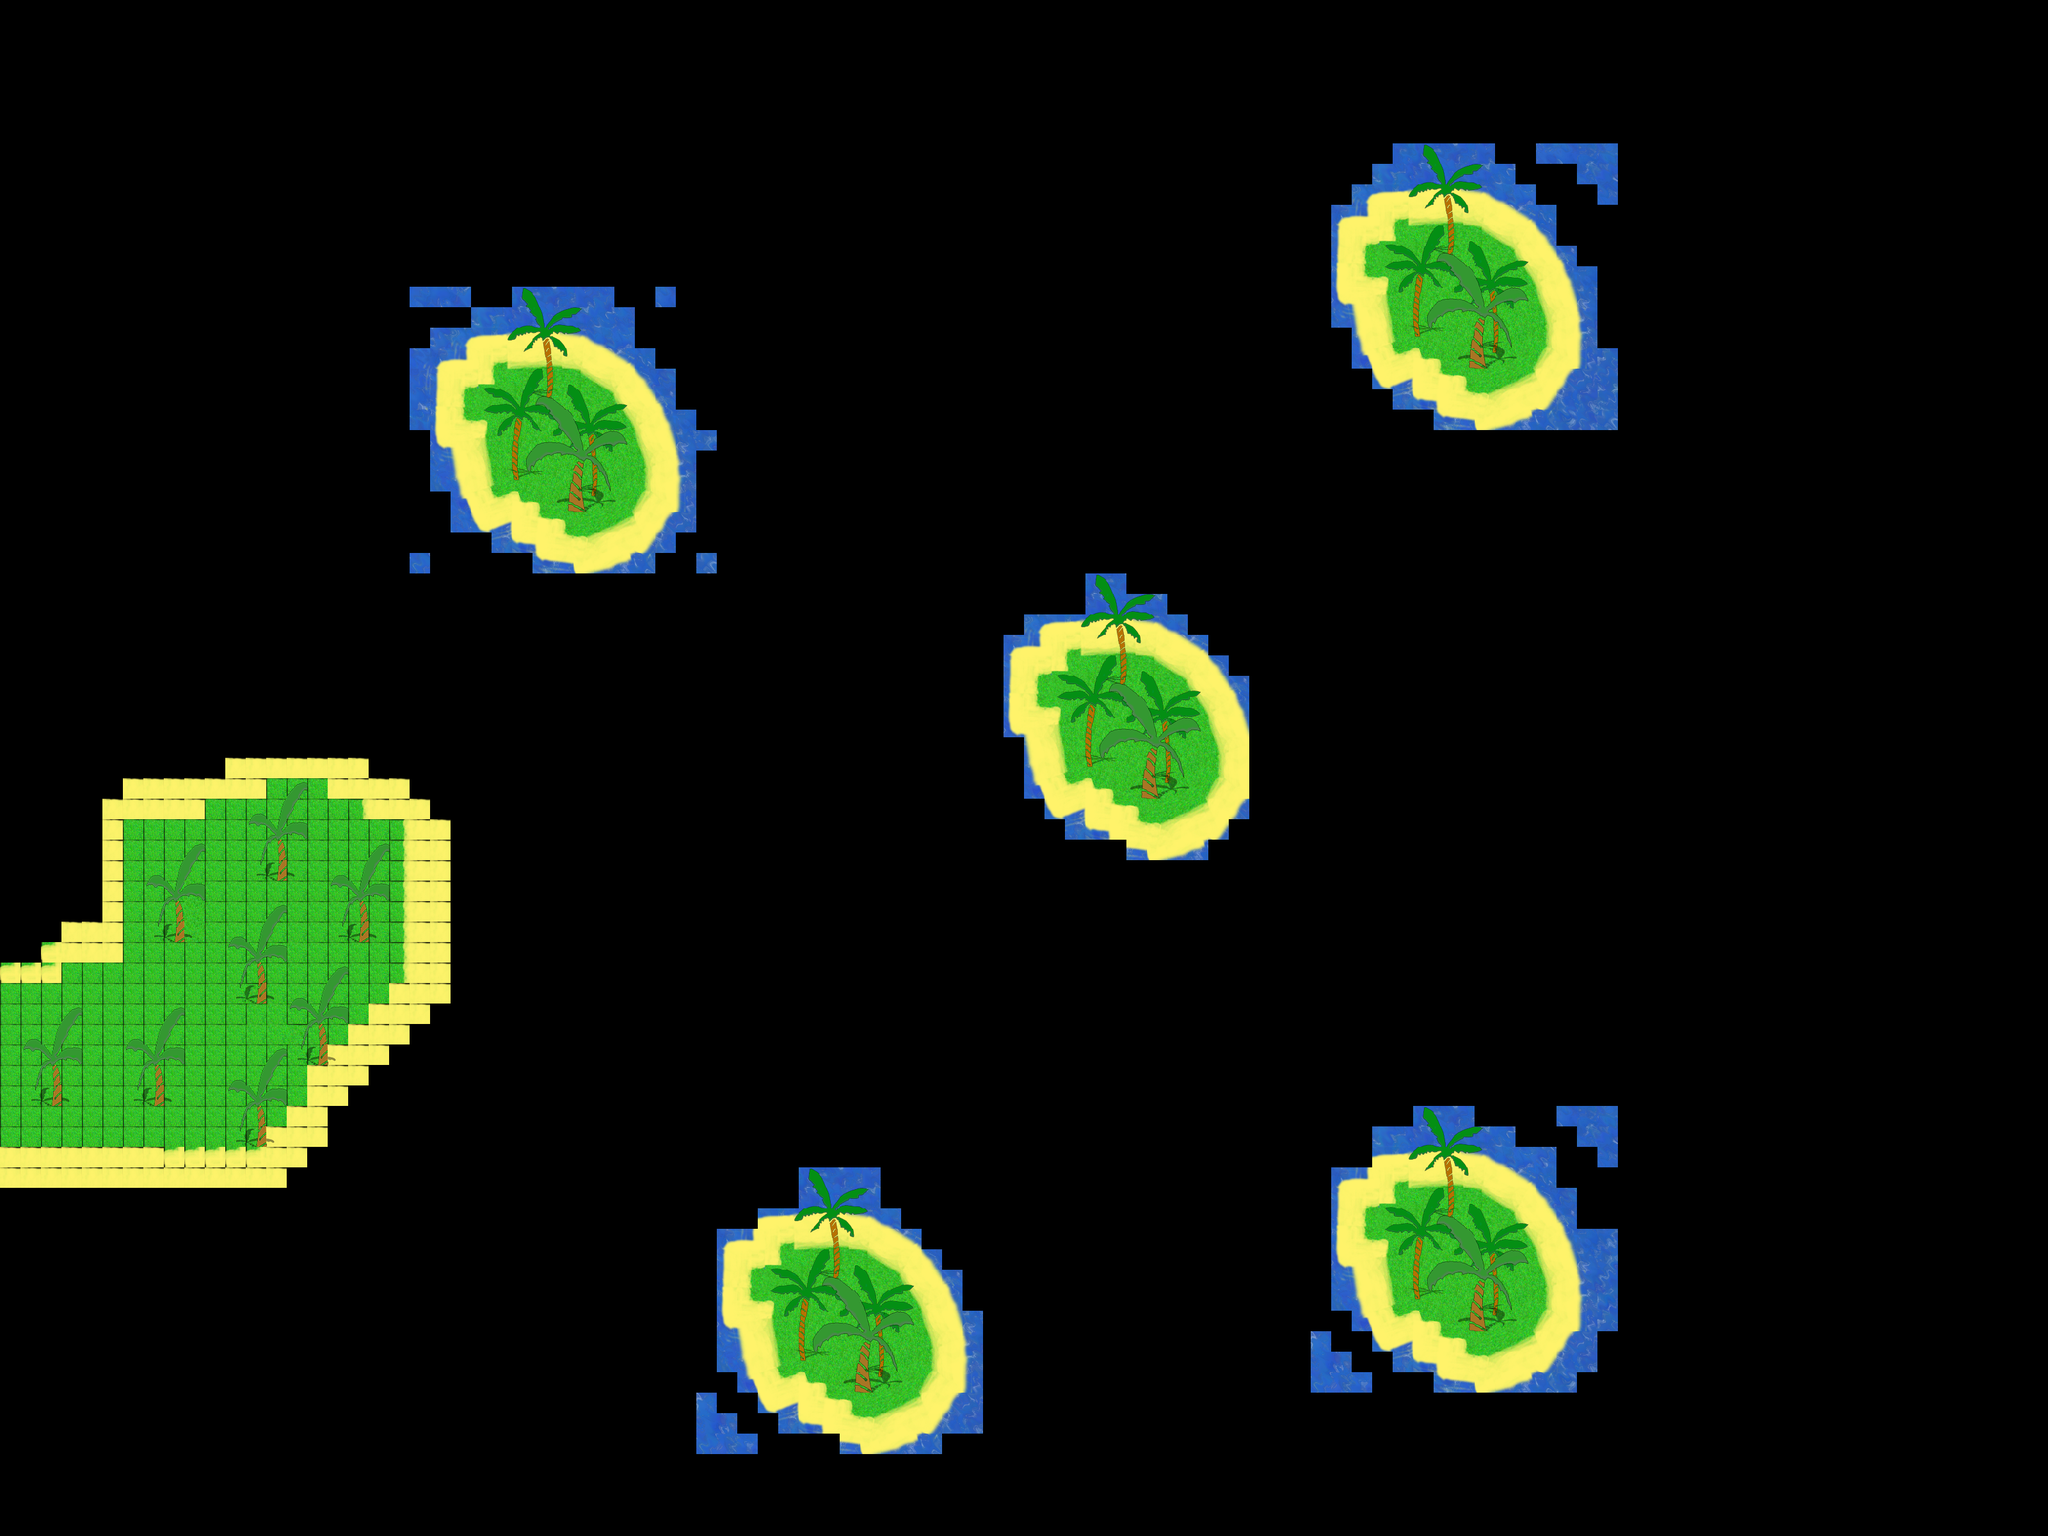

Tiled map render using the project's own tile images. Description and the map definition, with tile-layer contents summarised, below:
An orthogonal 100x75 tile map with 32x32 px tiles, 3 tile layers (Insel 1, Insel1_2, navigation), 7 tilesets and 28 objects.

<map version="1.0" orientation="orthogonal" renderorder="right-down" width="100" height="75" tilewidth="32" tileheight="32" nextobjectid="43">
 <tileset firstgid="1" source="Bau_Land.tsx" />
 <tileset firstgid="5" source="Bau_Küste Ecke.tsx" />
 <tileset firstgid="9" name="Bau_Küste gerade" tilewidth="32" tileheight="32" spacing="2" margin="1" tilecount="4" columns="2">
  <image source="Bau_Küste gerade.png" width="100" height="100" />
 </tileset>
 <tileset firstgid="13" name="Bau_Palme groß" tilewidth="32" tileheight="32" spacing="2" margin="1" tilecount="510" columns="17">
  <image source="Bau_Palme groß.png" width="606" height="1049" />
 </tileset>
 <tileset firstgid="523" name="Bau_Palme klein" tilewidth="32" tileheight="32" spacing="2" margin="1" tilecount="224" columns="14">
  <image source="Bau_Palme klein.png" width="476" height="543" />
 </tileset>
 <tileset firstgid="747" source="Bau_Palme winzig.tsx" />
 <tileset firstgid="762" source="insel2.tsx" />
 <imagelayer name="Wasser" offsetx="-1" offsety="-9">
  <image source="wasser.png" width="3200" height="2400" />
 </imagelayer>
 <layer name="Insel 1" width="100" height="75">
  <data>[7500 cells, 361 non-empty, 7 distinct tile ids]</data>
 </layer>
 <layer name="Insel1_2" width="100" height="75">
  <data>[7500 cells, 875 non-empty, 198 distinct tile ids]</data>
 </layer>
 <objectgroup name="Collisions">
  <object id="15" x="196" y="1220" width="489" height="341" />
  <object id="16" x="367" y="1186" width="206" height="29" />
  <object id="17" x="165" y="1253" width="30" height="247" />
  <object id="18" x="96" y="1443" width="412" height="344" />
  <object id="19" x="493" y="1550" width="178" height="49" />
  <object id="20" x="504" y="1593" width="132" height="38" />
  <object id="21" x="462" y="1618" width="142" height="43" />
  <object id="22" x="466" y="1657" width="105" height="35" />
  <object id="23" x="476" y="1675" width="64" height="43" />
  <object id="24" x="0" y="1506" width="444" height="346" />
  <object id="25" x="66" y="1474" width="121" height="31" />
  <object id="26" x="352" y="1185" width="35" height="30" />
  <object id="27" x="446" y="1790" width="29" height="29" />
  <object id="28" x="1187" y="1890" width="218" height="346" />
  <object id="29" x="1124" y="1921" width="60" height="254" />
  <object id="30" x="1313" y="2237" width="119" height="35" />
  <object id="31" x="1407" y="1952" width="30" height="281" />
  <object id="32" x="1436" y="1990" width="33" height="242" />
  <object id="33" x="1474" y="2054" width="27" height="117" />
  <object id="34" x="2146" y="1806" width="252" height="367" />
  <object id="35" x="2403" y="1862" width="64" height="284" />
  <object id="36" x="2093" y="1842" width="56" height="230" />
  <object id="37" x="1606" y="960" width="344" height="380" />
  <object id="38" x="1701" y="899" width="16" height="8" />
  <object id="39" x="1570" y="992" width="54" height="152" />
  <object id="40" x="1714" y="902" width="97" height="63" />
  <object id="41" x="2091" y="291" width="378" height="376" />
  <object id="42" x="677" y="511" width="379" height="384" />
 </objectgroup>
 <layer name="navigation" width="100" height="75" opacity="0" offsetx="-3" offsety="-10">
  <properties>
   <property name="walkable" type="bool" value="true" />
  </properties>
  <data>[7500 cells, 6318 non-empty, 426 distinct tile ids]</data>
 </layer>
</map>